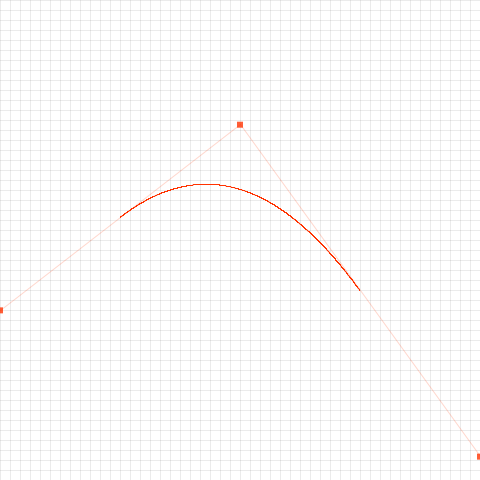
Frame 1 (no input)
Frame 60 (the mouse pressed at the canvas centre just before this capture): identical to frame 1, image omitted
Frame 120 (the mouse held since frame 60 and released just before this capture): identical to frame 1, image omitted

The Processing sketch that drew this single still picture (run headless with seeded random() and noise(); from frame 60 on, the mouse is pressed at the canvas centre):

// Processing sketch: processing_64341
// ── processing_64341.pde

PVector tmp = new PVector(0,0);
PVector prev = new PVector(0,0);

int pNum = 3;
int deg = 2;

PVector[] p = new PVector[pNum];
int m = pNum + deg + 1;

float nVec[] = new float[m];

int selected;

boolean recPDF = false;
int page = 0;

void setup(){
  size(480,480);
  colorMode(RGB,255);
  
  frameRate(30);
  
  for(int i = 0;i<pNum;i++){
    p[i] = new PVector((float)i/(float)(pNum-1)*width,random(height));
  }
  
  for(int i = 0;i<m;i++) {
    nVec[i] = i;
  }
  
  m = pNum + deg + 1;
  
  smooth();
}


void drawPolygon(){
  int i;
  //制御点に四角を表示
  noStroke();                   //線を描画しない
  fill(255,50,0,200);                   //塗りの色を設定
  rectMode(CENTER);             //四角の基準点を中心に
  int rectL = 6;                //制御点の四角のサイズ
  
  for(i=0;i<pNum;i++){
    rect(p[i].x,p[i].y,rectL,rectL);
  }
  
  strokeWeight(1);          //線を描画しない
  fill(255,50,0,200);   
  noFill();
  
  //始点、終点から制御点への線を表示            //線を描画しない
  stroke(255,50,0,50);  
  for(i=0;i<pNum-1;i++){
    line(p[i].x,p[i].y,p[i+1].x,p[i+1].y);
  }
}


float blending(int i,int k, float t){
  float val;
  float w1 = 0.0,w2 = 0.0;
  if(k==0){
    if(nVec[i] <= t && t < nVec[i+1]) val = 1.0;
    else val = 0.0;
  }else{
    if((nVec[i+k+1]-nVec[i+1])!=0)  
    w1 = blending(i+1,k-1,t) * (nVec[i+k+1] - t) / (nVec[i+k+1] - nVec[i+1]);
    if((nVec[i+k]-nVec[i])!=0)  
    w2 = blending(i,k-1,t) * (t - nVec[i]) / (nVec[i+k] - nVec[i]);
    val = w1 + w2;
  }
  return val;
}
void drawBSpline(){
  float[] b = new float[pNum];
  
  for(float t=nVec[deg];t < nVec[m-deg-1]; t += 0.001){
    
    tmp = new PVector(0,0);
    for(int j =0;j<pNum;j++){
      b[j] = blending(j,deg,t);
      
      tmp.x += p[j].x * b[j];
      tmp.y += p[j].y * b[j];
      
    }
    
    if(t != nVec[deg] && t != nVec[m-deg-1] && ((tmp.x!= -1) && (prev.x != -1))){
      line(tmp.x, tmp.y, prev.x, prev.y);
    }
    prev.set(tmp);
  }
}
//グリッドを描画する関数
void drawGrid(float gScale){
  
  
    
  strokeWeight(1);

  int i;
  for(i=0;i<=width/gScale;i++){
    stroke(0,0,0,20);
    line(i*gScale,0,i*gScale,height);
  }
  for(i=0;i<=height/gScale;i++){  
    stroke(0,0,0,20);
    line(0,i*gScale,width,i*gScale);
  }
}


void draw(){
  
  
  background(255,255,255);
  drawGrid(10);
  
  drawPolygon();
  
  stroke(255,50,0);
  
  drawBSpline();
}

void mousePressed(){
  selected = -1;
  
  float minD = 10;
  int i;
  for(i=0;i<pNum;i++){
    float d = dist(mouseX,mouseY,p[i].x,p[i].y);
    if(d < minD){
      minD = d;
      selected = i;
    }
  }
  
  if(selected != -1){
    p[selected].x = mouseX;
    p[selected].y = mouseY;
  }
    
}

void mouseDragged(){
  if(selected != -1){
    p[selected].x = mouseX;
    p[selected].y = mouseY;
  }
}
